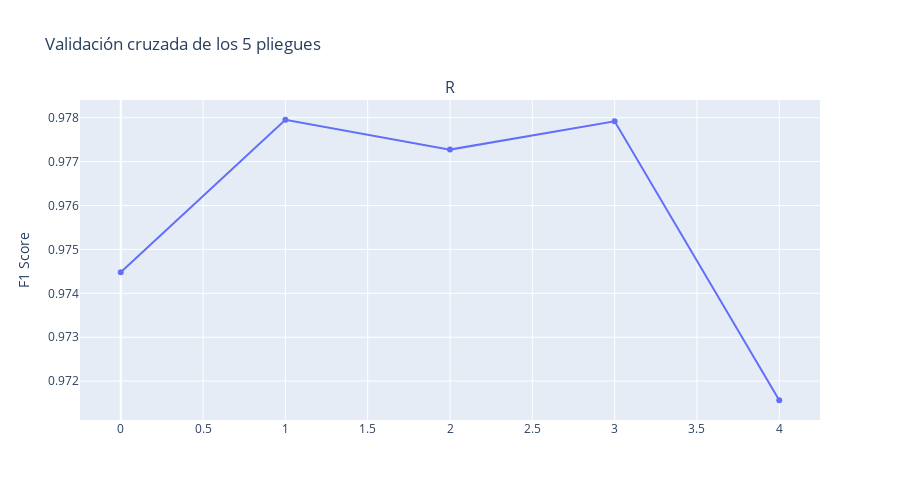

The cell this chart's notebook holds for it:
### Code cell
x_train, x_test, y_train, y_test = train_test_split(x, y, test_size=0.2, random_state=42)

random_forest = Pipeline(steps =[ ('scale',StandardScaler()), ("RF",RandomForestClassifier(random_state=42)) ])

f1_cross_val_scores = cross_val_score(random_forest,x_train,y_train,cv=5,scoring='f1')

fig = make_subplots(rows=1, cols=1,shared_xaxes=True,subplot_titles=('Random Forest score'))
fig.add_trace(
    go.Scatter(x=list(range(0,len(f1_cross_val_scores))),y=f1_cross_val_scores,name='Random Forest'),
    row=1, col=1
)

fig.update_layout(height=500, width=900, title_text="Validación cruzada de los 5 pliegues")
fig.update_yaxes(title_text="F1 Score")
fig.show()

### Figure 1 — Plotly figure (JSON) as saved in the notebook; plotly's stock layout.template omitted (floating-point values rounded to 4 significant figures)
{"data": [{"name": "Random Forest", "type": "scatter", "x": [0, 1, 2, 3, 4], "xaxis": "x", "y": [0.9745, 0.978, 0.9773, 0.9779, 0.9716], "yaxis": "y"}], "layout": {"annotations": [{"font": {"size": 16}, "showarrow": false, "text": "R", "x": 0.5, "xanchor": "center", "xref": "paper", "y": 1, "yanchor": "bottom", "yref": "paper"}], "height": 500, "title": {"text": "Validación cruzada de los 5 pliegues"}, "width": 900, "xaxis": {"anchor": "y", "domain": [0, 1]}, "yaxis": {"anchor": "x", "domain": [0, 1], "title": {"text": "F1 Score"}}}}
